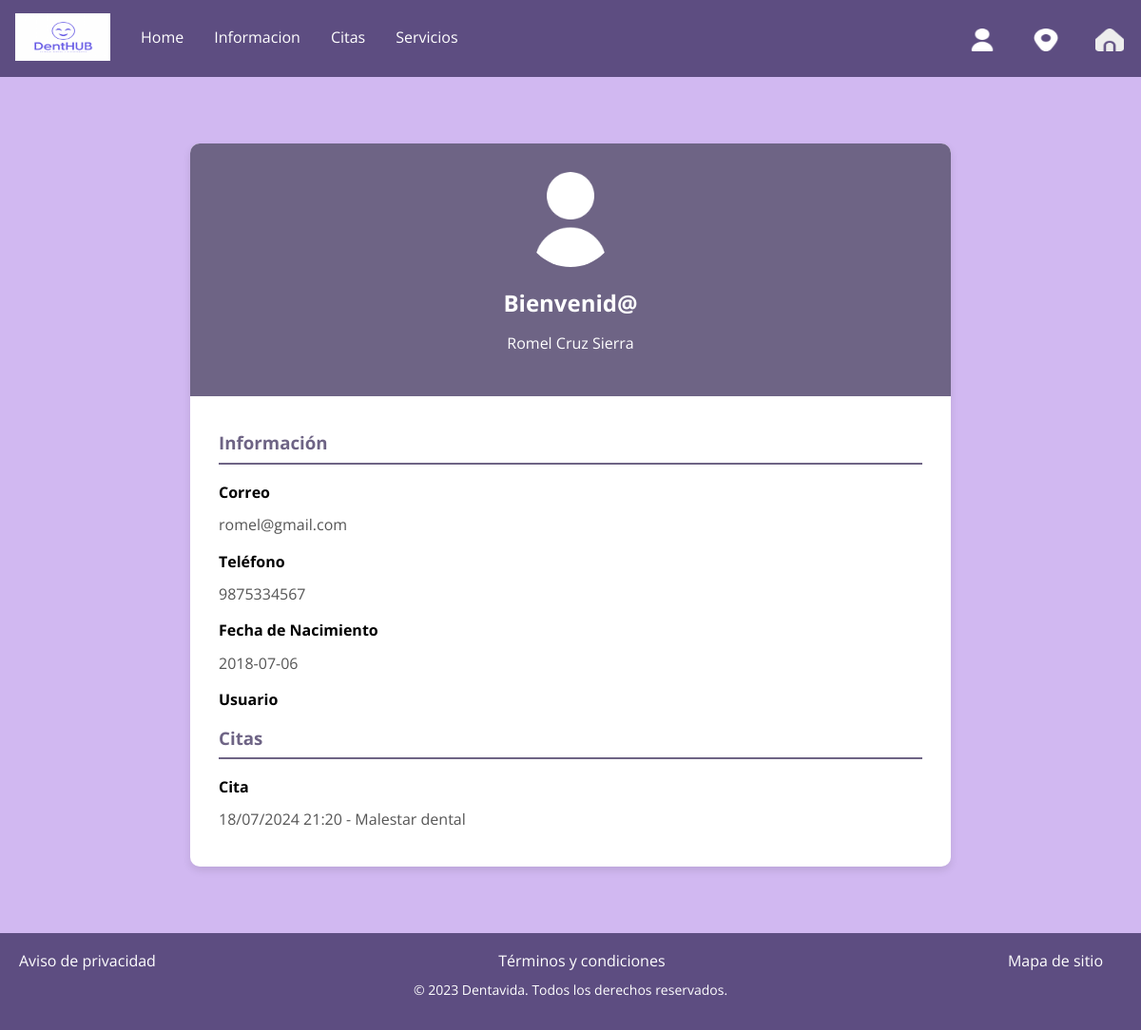
Screenshot of /vista_cliente/prueba.php (signed in) with the database file from the repository.
### tables this page shows
CREATE TABLE `pacientes` (
  `id_paciente` int(11) NOT NULL,
  `nombre` varchar(50) DEFAULT NULL,
  `apellido_paterno` varchar(50) DEFAULT NULL,
  `apellido_materno` varchar(50) DEFAULT NULL,
  `correo` varchar(100) DEFAULT NULL,
  `contrasena` varchar(50) DEFAULT NULL,
  `fecha_nacimiento` date DEFAULT NULL,
  `estado` enum('Activo','Inactivo') DEFAULT 'Inactivo',
  `telefono` varchar(15) DEFAULT NULL,
  `usuario` varchar(50) NOT NULL
);

CREATE TABLE `citas` (
  `id_cita` int(11) NOT NULL,
  `id_paciente` int(11) DEFAULT NULL,
  `fecha_hora` datetime DEFAULT NULL,
  `motivo` varchar(255) DEFAULT NULL,
  `comentarios` text DEFAULT NULL,
  `estado` enum('Confirmada','Pendiente') DEFAULT 'Pendiente',
  `precio` int(200) NOT NULL,
  `monto_total` decimal(10,2) DEFAULT NULL
);

### vista_cliente/prueba.php (the view, shortened to what this page needs)
<?php
$servername = "localhost";
$username = "root";
$password = "";
$dbname = "denthub";
$conn = new mysqli($servername, $username, $password, $dbname);
$user_id = $_SESSION['id_paciente'];
$stmt = $conn->prepare("SELECT nombre, apellido_paterno, apellido_materno, usuario, correo, telefono, fecha_nacimiento FROM pacientes WHERE id_paciente = ?");
$stmt->bind_param("i", $user_id);
$stmt->execute();
$result = $stmt->get_result();
if ($result->num_rows > 0) {
    $user = $result->fetch_assoc();
} else {
    echo "No se encontró el usuario.";
    exit();
}
$citas_stmt = $conn->prepare("SELECT fecha_hora, motivo FROM citas WHERE id_paciente = ?");
$citas_stmt->bind_param("i", $user_id);
$citas_stmt->execute();
$citas_result = $citas_stmt->get_result();
$citas = [];
if ($citas_result->num_rows > 0) {
    while ($row = $citas_result->fetch_assoc()) {
        $citas[] = $row;
    }
}
?>
<!DOCTYPE html>
<html lang="es">
<head>
    <link rel="stylesheet" href="../style/normalize.css">
    <link rel="stylesheet" href="./style.css">
</head>
<body>
<header>
        <nav>
            <div class="arriba">
                <a class="navbar-brand" href="#">
                    <img src="../img/logo.png" width="100" height="50" alt="">
                </a>
                <div class="navbar_items">
                    <li><a href="#">Home</a></li>
                    <li><a href="./info/index.html">Informacion</a></li>
                    <li><a href="../administrar_cita/agendar/index.php">Citas</a></li>
                    <li><a href="./servicios/index.html">Servicios</a></li>
                    <div class="contenedor_icons">
                        <a class="navbar-brand" href="../../registro_usr/index.html">
                            <img src="../img/usuario (1).png" alt="" width="30" height="24">
                        </a>
                        <a class="navbar-brand" href="https://www.google.com.mx/maps/preview">
                            <img src="../img/marcador (2).png" alt="" width="30" height="24">
                        </a>
                        <a class="navbar-brand" href="#">
                            <img src="../img/hogar (2).png" alt="" width="30" height="24">
                        </a>
                    </div>
                </div>
            </div>
        </nav>
    </header>
<div class="container">
    <div class="profile-card">
        <div class="profile-header">
            <img src="../img/usuario (1).png" alt="User Image" class="profile-img">
            <h2>Bienvenid@</h2>
            <p><?= htmlspecialchars($user['nombre']) . ' ' . htmlspecialchars($user['apellido_paterno']) . ' ' . htmlspecialchars($user['apellido_materno']); ?></p>
        </div>
        <div class="profile-info">
            <h3>Información</h3>
            <div class="info-item">
                <p>Correo</p>
                <span><?= htmlspecialchars($user['correo']) ?></span>
            </div>
            <div class="info-item">
                <p>Teléfono</p>
                <span><?= htmlspecialchars($user['telefono']) ?></span>
            </div>
            <div class="info-item">
                <p>Fecha de Nacimiento</p>
                <span><?= htmlspecialchars($user['fecha_nacimiento']) ?></span>
            </div>
            <div class="info-item">
                <p>Usuario</p>
            </div>
            <h3>Citas</h3>
            <?php if (!empty($citas)): ?>
                <?php foreach ($citas as $cita): ?>
                    <div class="info-item">
                        <p>Cita</p>
                        <span><?= date('d/m/Y H:i', strtotime($cita['fecha_hora'])) . ' - ' . htmlspecialchars($cita['motivo']); ?></span>
                    </div>
                <?php endforeach; ?>
            <?php else: ?>
                <div class="info-item">
                    <span>No tienes citas agendadas.</span>
                </div>
            <?php endif; ?>
        </div>
    </div>
</div>
<footer class="bg_footer">
    <div class="footer-container">
        <ul>
            <li><a href="#aviso-privacidad">Aviso de privacidad</a></li>
            <li><a href="#terminos-y-condiciones">Términos y condiciones</a></li>
            <li><a href="#mapa-de-sitio">Mapa de sitio</a></li>
        </ul>
        <p>&copy; 2023 Dentavida. Todos los derechos reservados.</p>
    </div>
</footer>
</body>
</html>

### vista_cliente/style.css (style rules this page uses)
body { font-family: "Open Sans", sans-serif; background-color: rgb(209, 184, 241); }
.arriba { list-style-type: none; margin: 0; display: block; padding: 0; overflow: hidden; background-color: #5d4d81; }
.contenedor_icons { display: grid; grid-template-columns: repeat(3, 1fr); grid-gap: -20000px; margin-left: 1000px; }
.navbar_items { margin-top: 16px; }
.arriba a { float: left; }
.arriba a { display: block; color: #ffffff; text-align: center; padding: 14px 16px; text-decoration: none; }
.container { max-width: 1200px; margin: 0 auto; padding: 20px; }
.profile-card { background-color: #ffffff; width: 100%; max-width: 800px; box-shadow: 0 4px 8px rgba(0, 0, 0, 0.1); border-radius: 10px; overflow: hidden; margin: 50px auto; }
.profile-header { background-color: #6e6485; color: #ffffff; text-align: center; padding: 30px; }
.profile-header img { width: 100px; height: 100px; border-radius: 50%; }
.profile-info { padding: 20px 30px; }
.profile-info h3 { color: #6e6485; border-bottom: 2px solid #6e6485; padding-bottom: 10px; margin-bottom: 20px; }
.info-item { margin-bottom: 20px; }
.info-item p { font-weight: bold; }
.info-item span { display: block; color: #555555; }
footer { background-color: #5d4d81; color: #ffffff; padding: 20px; text-align: center; }
.footer-container { max-width: 1200px; margin: 0 auto; }
.footer-container ul { list-style-type: none; padding: 0; margin: 0; display: flex; justify-content: space-between; }
.footer-container ul li { margin-right: 20px; }
.footer-container ul a { color: #ffffff; text-decoration: none; }
footer p { font-size: 14px; color: #ffffff; }

### rows the page displays
pacientes: nombre "Romel", apellido_paterno "Cruz", apellido_materno "Sierra", correo "romel@gmail.com", telefono "9875334567", fecha_nacimiento "2018-07-06"
citas: fecha_hora "18/07/2024 21:20", motivo "Malestar dental"
